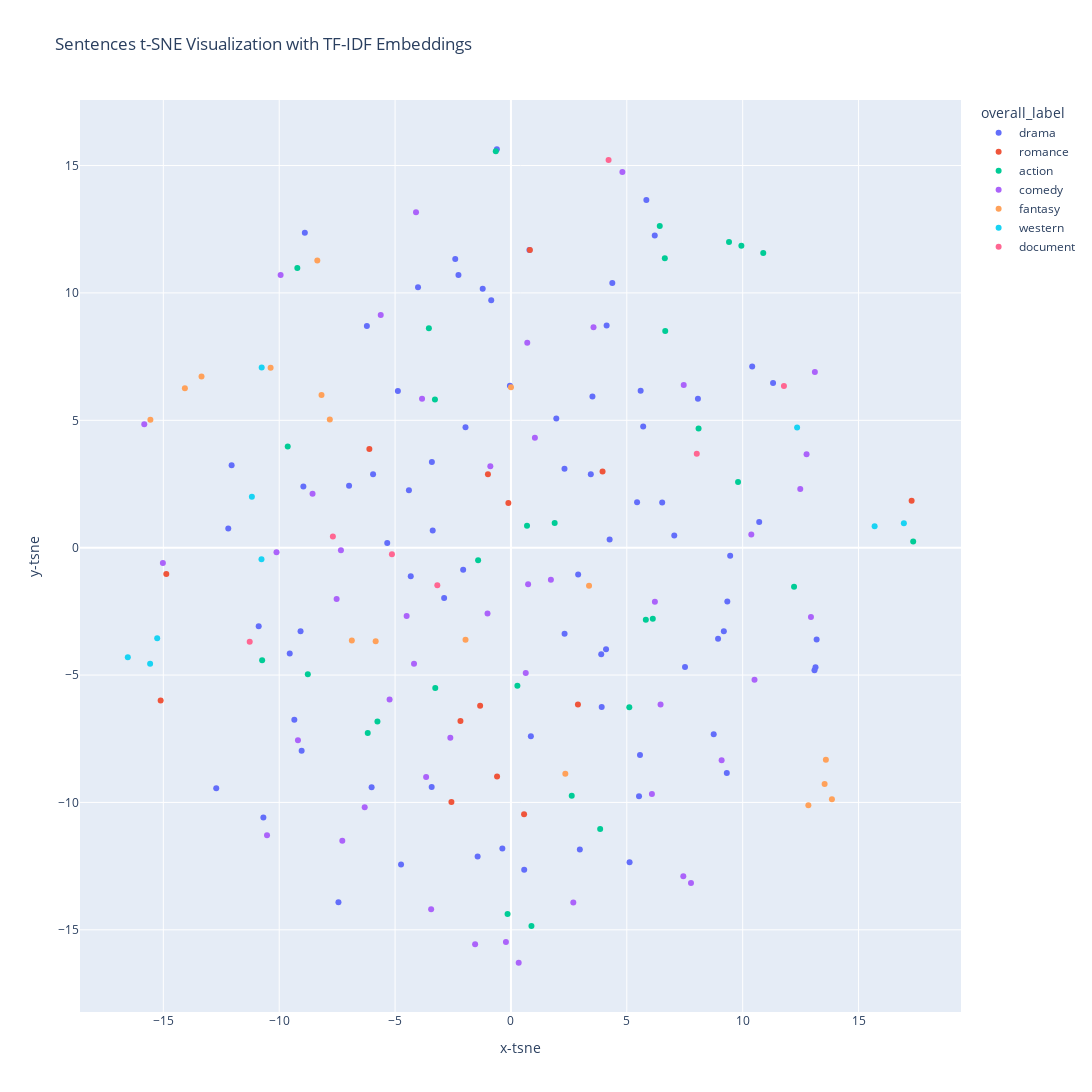

Write notebook code for a chart like this one.
### Code cell
tsne = TSNE(n_components=2, random_state=42, perplexity=30, max_iter=1000)
X_tsne = tsne.fit_transform(tfidf_emb_arr)

tfidf_df['text'] = tfidf_df['text'].apply(lambda x: " ".join(x.split()[:5]) + "...")

# Add t-SNE results to the DataFrame
tfidf_df["x-tsne"] = X_tsne[:, 0]
tfidf_df["y-tsne"] = X_tsne[:, 1]

# Create interactive scatter plot
fig_tfidf = px.scatter(
    tfidf_df,
    x="x-tsne",
    y="y-tsne",
    color="overall_label",
    hover_data={"text": True, "overall_label": True},
    title="Sentences t-SNE Visualization with TF-IDF Embeddings",
    width=1200,
    height=1200,
)
# Show plot

fig_tfidf.show()

### Figure 1 — Plotly figure (JSON) as saved in the notebook; plotly's stock layout.template omitted (floating-point values rounded to 4 significant figures; data arrays with more than 128 entries replaced by an {"elided": "..."} marker saying what was removed)
{"data": [{"customdata": {"elided": "76x2 str values"}, "hovertemplate": "overall_label=%{customdata[1]}<br>x-tsne=%{x}<br>y-tsne=%{y}<br>text=%{customdata[0]}<extra></extra>", "legendgroup": "drama", "marker": {"color": "#636efa", "symbol": "circle"}, "mode": "markers", "name": "drama", "orientation": "v", "showlegend": true, "type": "scatter", "x": [-9.079, -2.882, 5.843, 4.375, 5.568, -0.6078, 10.41, 13.1, 5.706, -3.376, -9.032, -12.05, 8.069, 2.311, -5.339, 4.258, 5.119, -5.95, 2.9, -8.894, 3.896, -1.961, 3.517, 8.75, -12.2, -2.062, -4.009, 7.048, -10.68, -2.404, 9.187, 5.444, -4.743, 0.5726, 10.71, 9.46, -12.72, 4.129, 8.937, -9.347, -0.04475, -4.879, -8.957, 5.527, -4.402, -3.421, -1.437, 0.8595, 4.104, 6.206, -6.986, 5.597, 1.957, 13.14, 7.511, -9.546, -0.8511, 9.337, 2.315, -6.216, -3.412, 3.446, -0.371, 3.916, 0.7971, -1.218, -4.324, -6.013, 9.314, -7.444, 11.31, 13.19, -10.88, 6.526, -2.265, 2.973], "xaxis": "x", "y": [-3.282, -1.973, 13.65, 10.39, -8.139, 15.64, 7.109, -4.813, 4.761, 0.6732, -7.968, 3.231, 5.851, 3.096, 0.1859, 0.3211, -12.35, 2.887, -1.051, 12.37, -4.186, 4.726, 5.935, -7.328, 0.7495, -0.8689, 10.22, 0.4755, -10.59, 11.34, -3.282, 1.782, -12.44, -12.65, 1.007, -0.3189, -9.443, 8.721, -3.574, -6.757, 6.359, 6.154, 2.406, -9.757, 2.253, -9.398, -12.12, -7.401, -3.986, 12.26, 2.431, 6.163, 5.067, -4.691, -4.686, -4.154, 9.712, -2.112, -3.377, 8.703, 3.361, 2.883, -11.81, -6.25, 11.68, 10.16, -1.125, -9.405, -8.848, -13.92, 6.462, -3.608, -3.084, 1.776, 10.7, -11.85], "yaxis": "y"}, {"customdata": [["Jagathalaprathapan is a prince who......", "romance"], ["The story is about two......", "romance"], ["In 1962, South Korea. Kang......", "romance"], ["It is love at first......", "romance"], ["Claire of the Moon is......", "romance"], ["A man visits a happy......", "romance"], ["Marianne (Greta Garbo) is a......", "romance"], ["Italian aristocrat Angela Chiaromonte (Helen......", "romance"], ["Joan (Purviance) and Magdalen (Sothern)......", "romance"], ["Akashangalil is the story of......", "romance"], ["Roanne Sanchez, a young girl......", "romance"], ["Trust concerns the unusual romance......", "romance"], ["Newland Archer is engaged to......", "romance"], ["In the 1930s, Teresa (Buday)......", "romance"]], "hovertemplate": "overall_label=%{customdata[1]}<br>x-tsne=%{x}<br>y-tsne=%{y}<br>text=%{customdata[0]}<extra></extra>", "legendgroup": "romance", "marker": {"color": "#EF553B", "symbol": "circle"}, "mode": "markers", "name": "romance", "orientation": "v", "showlegend": true, "type": "scatter", "x": [-2.569, -0.9926, 0.8177, -0.111, 17.29, 3.953, -14.87, 2.891, -0.5989, 0.5669, -2.179, -1.33, -15.12, -6.11], "xaxis": "x", "y": [-9.986, 2.882, 11.68, 1.755, 1.838, 2.992, -1.032, -6.154, -8.982, -10.47, -6.799, -6.202, -5.998, 3.869], "yaxis": "y"}, {"customdata": [["Police inspector Holloway (Patrick Wymark)......", "action"], ["Neil John Samuel is a......", "action"], ["Mongol chief Temujin (later to......", "action"], ["A popular dance hall girl,......", "action"], ["In World War II, two......", "action"], ["Two reporters, Curtis (Conrad Phillips)......", "action"], ["The film is set in......", "action"], ["Rolex (Prakash Raj) is a......", "action"], ["Two escaping killers hide out......", "action"], ["Inventor and engineer Robert Draper......", "action"], ["This film follows the lead......", "action"], ["A former agent from the......", "action"], ["Sally Elliott (Rita Hayworth), a......", "action"], ["Chu Liuxiang is having drinks......", "action"], ["Charles Kessler (Bela Lugosi) is......", "action"], ["United States Secret Service Lieutenant......", "action"], ["Professional hunter Harry Black is......", "action"], ["Hiraasat is an action film,......", "action"], ["Karthi (Mahesh) is a college......", "action"], ["A blind detective, Duncan Maclain,......", "action"], ["Frankie Bono, a hitman from......", "action"], ["The Philippines, 1972. Mysterious things......", "action"], ["Two days before Christmas, a......", "action"], ["Kumar is a young and......", "action"], ["Convict Van Duff is the......", "action"], ["An old gangster, with a......", "action"], ["The story revolves around a......", "action"], ["Russian general Marenkov (Robert Shaw)......", "action"], ["Omar Sharif plays Muhassab, headman......", "action"], ["The film is set in......", "action"], ["Hans a young German journalist......", "action"]], "hovertemplate": "overall_label=%{customdata[1]}<br>x-tsne=%{x}<br>y-tsne=%{y}<br>text=%{customdata[0]}<extra></extra>", "legendgroup": "action", "marker": {"color": "#00cc96", "symbol": "circle"}, "mode": "markers", "name": "action", "orientation": "v", "showlegend": true, "type": "scatter", "x": [1.886, 0.8847, 5.107, 10.89, -8.765, -0.6539, -9.217, 5.821, -3.541, 6.422, -6.18, -10.74, 3.85, 0.6943, 9.8, 6.658, -9.633, -5.761, -1.417, 12.22, 2.623, 8.097, 0.2787, 6.121, 9.41, -3.28, 6.64, 9.944, -0.1461, 17.36, -3.266], "xaxis": "x", "y": [0.9699, -14.85, -6.265, 11.57, -4.966, 15.56, 10.98, -2.829, 8.611, 12.63, -7.271, -4.423, -11.04, 0.8648, 2.579, 8.509, 3.969, -6.824, -0.4928, -1.533, -9.739, 4.675, -5.419, -2.787, 12.0, 5.817, 11.36, 11.86, -14.38, 0.247, -5.507], "yaxis": "y"}, {"customdata": [["In a British TV studio,......", "comedy"], ["George Cabot Jr. (Cesar Romero),......", "comedy"], ["Young sci-fi/fantasy enthusiast Gavin Gore......", "comedy"], ["Mordecai C. Jones (Scott) –......", "comedy"], ["The story is about a......", "comedy"], ["Two best friends who live......", "comedy"], ["Curry and Pepper are two......", "comedy"], ["Loosely based on true events......", "comedy"], ["Scott (Ryan Phillippe) is a......", "comedy"], ["Irène Bordoni is cast as......", "comedy"], ["Cosmo Reif, an affectless mob......", "comedy"], ["Edgar Mills and his mistress......", "comedy"], ["Molly Gilbert won't accept a......", "comedy"], ["Bumbling cop Chatur Singh (Sanjay......", "comedy"], ["Hardy plays Dr. Henry Tibbett,......", "comedy"], ["After discovering that her state......", "comedy"], ["Struggling young actress Jenny (Marjorie......", "comedy"], ["In every port, sailor Bill,......", "comedy"], ["Hong Deok-Ja continues to run......", "comedy"], ["A San Francisco earthquake orphan......", "comedy"], ["The film is about an......", "comedy"], ["The story line centres on......", "comedy"], ["Stephen Ghent, a mineowner, falls......", "comedy"], ["The film tells the story......", "comedy"], ["Eric Wainwright (Van Johnson), a......", "comedy"], ["Kevin Agar is a Carlton-based......", "comedy"], ["Restaurant owner Dylan Ramsey (David......", "comedy"], ["When Los Angeles' police force......", "comedy"], ["Two college girls, Ducky and......", "comedy"], ["Fontaine Khaled is the London......", "comedy"], ["The film's slight storyline concerns......", "comedy"], ["The film tells the story......", "comedy"], ["Officers throw an extravagant party......", "comedy"], ["A bullied teen chef wants......", "comedy"], ["Flagg (Victor McLaglen) and Quirt......", "comedy"], ["Nick (Niven) is the supposed......", "comedy"], ["This film is about the......", "comedy"], ["In a small town, mentally......", "comedy"], ["On board an ocean liner......", "comedy"], ["The boys are involved in......", "comedy"], ["The Rogers family visit Blackpool......", "comedy"], ["The film is about an......", "comedy"], ["The young filmmaker Timothy (Jonathan......", "comedy"], ["Julia Hemingway (Ina Skriver, credited......", "comedy"], ["Small-fry marijuana harvesters in Northern......", "comedy"], ["The Chain tells the story......", "comedy"]], "hovertemplate": "overall_label=%{customdata[1]}<br>x-tsne=%{x}<br>y-tsne=%{y}<br>text=%{customdata[0]}<extra></extra>", "legendgroup": "comedy", "marker": {"color": "#ab63fa", "symbol": "circle"}, "mode": "markers", "name": "comedy", "orientation": "v", "showlegend": true, "type": "scatter", "x": [-5.619, 4.81, -3.444, 13.11, -3.836, -0.8896, 1.033, -7.337, 1.724, 6.083, 10.51, 12.48, -0.2165, 3.564, -15.82, 2.692, -2.616, -1.546, 0.6389, 6.457, -1.011, -3.66, 12.76, -8.562, 9.092, -10.53, 7.438, 12.95, -9.939, -4.096, -4.5, -9.191, 0.7043, 0.3343, -5.237, -15.02, 6.212, -10.12, -4.183, -7.278, 10.37, 0.7401, 7.769, -7.522, 7.456, -6.311], "xaxis": "x", "y": [9.131, 14.75, -14.19, 6.901, 5.85, 3.196, 4.316, -0.1031, -1.258, -9.67, -5.188, 2.304, -15.48, 8.657, 4.849, -13.93, -7.463, -15.56, -4.924, -6.153, -2.586, -9.004, 3.664, 2.117, -8.343, -11.29, -12.9, -2.726, 10.71, 13.17, -2.683, -7.564, 8.047, -16.29, -5.962, -0.606, -2.124, -0.1821, -4.552, -11.51, 0.5141, -1.436, -13.17, -2.016, 6.388, -10.19], "yaxis": "y"}, {"customdata": [["Flesh (Vince Murdocco) is kidnapped......", "fantasy"], ["3000 years ago, the Vader......", "fantasy"], ["A psychic woman leads archaeologists......", "fantasy"], ["Dr. Markoff (J. Carrol Naish)......", "fantasy"], ["On the run from the......", "fantasy"], ["Set in the austere post–World......", "fantasy"], ["The film is a retelling......", "fantasy"], ["Christopher, a lustful man goes......", "fantasy"], ["An earthquake releases a bunch......", "fantasy"], ["Nine people from around the......", "fantasy"], ["The film takes place in......", "fantasy"], ["The story of the film......", "fantasy"], ["The film is set in......", "fantasy"], ["The plot of the film......", "fantasy"], ["In the year 1999, the......", "fantasy"], ["Jin-hong is a prosecutor who......", "fantasy"], ["Agimat (Bong Revilla, Jr.) is......", "fantasy"]], "hovertemplate": "overall_label=%{customdata[1]}<br>x-tsne=%{x}<br>y-tsne=%{y}<br>text=%{customdata[0]}<extra></extra>", "legendgroup": "fantasy", "marker": {"color": "#FFA15A", "symbol": "circle"}, "mode": "markers", "name": "fantasy", "orientation": "v", "showlegend": true, "type": "scatter", "x": [-14.07, 13.54, 2.347, -15.56, -13.35, -6.866, 0.001248, -8.356, 13.85, -8.174, -5.838, -1.96, -7.816, -10.37, 13.59, 3.37, 12.83], "xaxis": "x", "y": [6.263, -9.273, -8.872, 5.026, 6.72, -3.644, 6.3, 11.27, -9.873, 5.989, -3.678, -3.618, 5.034, 7.061, -8.321, -1.493, -10.11], "yaxis": "y"}, {"customdata": [["Having cleaned up Tombstone, Arizona,......", "western"], ["Unlike other Alamo films that......", "western"], ["The story involves a middle-aged......", "western"], ["The Hartford Transcontinental Railroad is......", "western"], ["After being told by his......", "western"], ["Jeff Hassard (Dean Jagger) and......", "western"], ["A U.S. marshal investigates when......", "western"], ["John Murdock (Paul Richards) is......", "western"], ["A prospective settler, pioneer Bob......", "western"]], "hovertemplate": "overall_label=%{customdata[1]}<br>x-tsne=%{x}<br>y-tsne=%{y}<br>text=%{customdata[0]}<extra></extra>", "legendgroup": "western", "marker": {"color": "#19d3f3", "symbol": "circle"}, "mode": "markers", "name": "western", "orientation": "v", "showlegend": true, "type": "scatter", "x": [-15.57, 12.35, -15.27, 16.96, -16.53, 15.69, -11.18, -10.76, -10.76], "xaxis": "x", "y": [-4.559, 4.716, -3.558, 0.9616, -4.299, 0.8447, 2.003, 7.073, -0.4583], "yaxis": "y"}, {"customdata": [["The film is an account......", "document"], ["In 1983 KBS launched a......", "document"], ["A Mighty Heart is a......", "document"], ["The film is an examination......", "document"], ["In the autumn of 1950,......", "document"], ["Raised on a sharecropping plantation......", "document"], ["The film is a historical......", "document"]], "hovertemplate": "overall_label=%{customdata[1]}<br>x-tsne=%{x}<br>y-tsne=%{y}<br>text=%{customdata[0]}<extra></extra>", "legendgroup": "document", "marker": {"color": "#FF6692", "symbol": "circle"}, "mode": "markers", "name": "document", "orientation": "v", "showlegend": true, "type": "scatter", "x": [-3.177, -11.27, 4.213, -7.685, 11.78, 8.019, -5.136], "xaxis": "x", "y": [-1.473, -3.695, 15.22, 0.443, 6.351, 3.69, -0.263], "yaxis": "y"}], "layout": {"height": 1200, "legend": {"title": {"text": "overall_label"}, "tracegroupgap": 0}, "title": {"text": "Sentences t-SNE Visualization with TF-IDF Embeddings"}, "width": 1200, "xaxis": {"anchor": "y", "domain": [0, 1], "title": {"text": "x-tsne"}}, "yaxis": {"anchor": "x", "domain": [0, 1], "title": {"text": "y-tsne"}}}}
